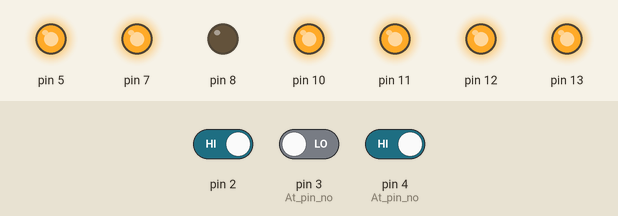
Bench run of a sketch on a simulated Arduino Uno, built with avr-gcc and run on an emulated ATmega328P. On the bench: output pins drawn as LEDs (lit = HIGH). The test bench sets the inputs (shaded band); at power-on: pin 2 HIGH, pin 4 (At_pin_no) HIGH, pin 3 (At_pin_no) LOW.

Above: at 1.2 s.
1.3 s: pin 2 driven LOW
At 2.5 s:
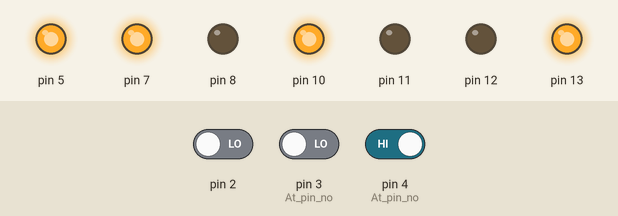
2.8 s: pin 4 (At_pin_no) driven LOW
At 3.9 s:
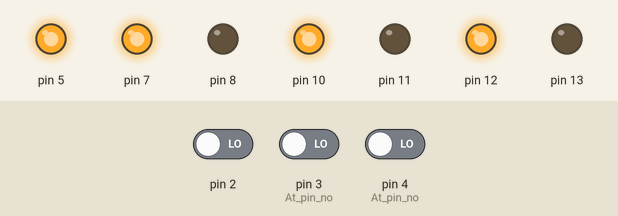
4.3 s: pin 3 (At_pin_no) driven HIGH
At 5.0 s:
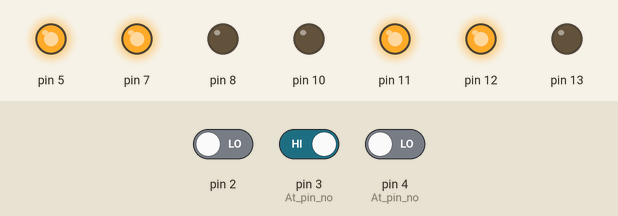
5.8 s: pin 3 (At_pin_no) driven LOW
At 6.2 s:
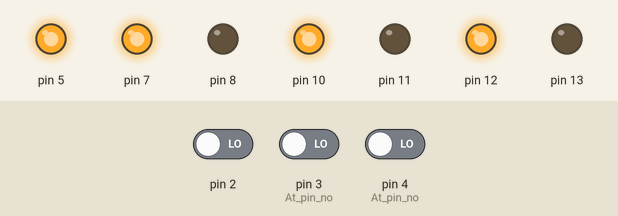
7.3 s: pin 2 driven HIGH
At 8.5 s:
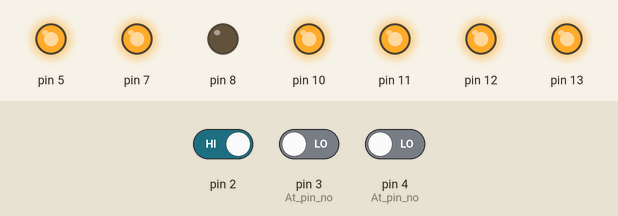
Timing chart, 0 to 9.8 s (numbered marks = the images above; inputs shaded):
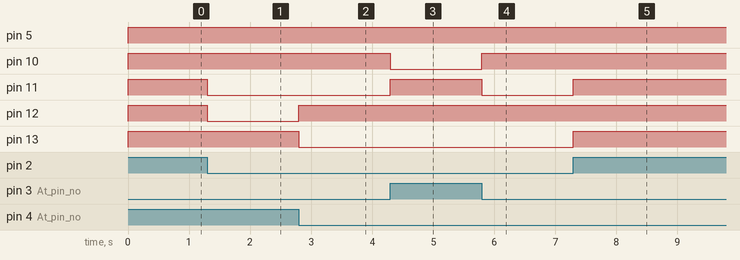

The sketch:

White_line_followerr.ino
```cpp
 /*Note:
 ** In this program the robot will follow a white surface.
1. DC Motors are Output devices.
2. Light sensors are input devices.
3. In this program you will need a black surface and on that black surface
you have to stick a white tape.
4. The robot sensors will detect black and white surface and then move accordingly following the white line.

Pin Connection:
1. Connect wires of pin no: 10,11 to M1-IN socket of Motor driver.
2. Connect wires of pin no: 12,13 to M2-IN socket of Motor driver.
3. Connect the left motor wires to M1-OUT socket.
4. Connect the right motor wires to M2-OUT socket.
*/

int l,r,o;                                   // initializing two variables l & r for storing inputs from Light sensors.
void setup()
{
  pinMode(5,OUTPUT);
  pinMode(10,OUTPUT);                     //10,11 for left motor
  pinMode(7,OUTPUT);
  pinMode(8,OUTPUT);                     //12,13 for right motor
  digitalWrite(7,HIGH);
    digitalWrite(8,LOW);
  pinMode(11,OUTPUT);
  pinMode(12,OUTPUT);                     //12,13 for right motor
  pinMode(13,OUTPUT);
  pinMode(4,INPUT);                       // At pin no:4 we will connect the right light sensor which will act as an input device
  pinMode(3,INPUT);                       // At pin no:3 we will connect the left light sensor which will act as input device.
}
void loop()
{
  r=digitalRead(4);                       // Reading the input of right sensor and storing the value in pin no:4 of Arduino
  l=digitalRead(3);                       // Reading the input of left sensor and storing the value in pin no:3 of Arduino
  o=digitalRead(2);

  if(r==LOW && l==LOW && o==LOW)                  // If both left & right sensor are on black surface
  {                                     // the left & right motor will go forward
    digitalWrite(10,HIGH);
    digitalWrite(11,LOW);
    digitalWrite(12,HIGH);
    digitalWrite(13,LOW);
  }
  else if(r==LOW && l==LOW && o==HIGH)                  // If both left & right sensor are on black surface
  {                                     // the left motor will go backward & right motor will go forward.
    digitalWrite(10,HIGH);
    digitalWrite(11,HIGH);
    digitalWrite(12,HIGH);
    digitalWrite(13,HIGH);
    digitalWrite(5,HIGH);
  }

  else if(l==HIGH && r==LOW && o==LOW)             // If left sensor is on white surface and right sensor is on black surface
  {                                      // the left motor will go forward & right motor will go backward
    digitalWrite(10,LOW);
    digitalWrite(11,HIGH);
    digitalWrite(12,HIGH);
    digitalWrite(13,LOW);
  }
  else if(l==HIGH && r==LOW && o==HIGH)             // If left sensor is on white surface and right sensor is on black surface
  {                                     // the left motor will go backward & right motor will go forward.
    digitalWrite(10,HIGH);
    digitalWrite(11,HIGH);
    digitalWrite(12,HIGH);
    digitalWrite(13,HIGH);
    digitalWrite(5,HIGH);
  }
  else if(l==LOW && r==HIGH && o==LOW)            // If left sensor is on white and right sensor is on black surface
  {                                     // the left motor will go backward & right motor will go forward.
    digitalWrite(10,HIGH);
    digitalWrite(11,LOW);
    digitalWrite(12,LOW);
    digitalWrite(13,HIGH);

   }

  else if(l==LOW && r==HIGH && o==HIGH)            // If left sensor is on white and right sensor is on black surface
  {                                     // the left motor will go backward & right motor will go forward.
    digitalWrite(10,HIGH);
    digitalWrite(11,HIGH);
    digitalWrite(12,HIGH);
    digitalWrite(13,HIGH);
    digitalWrite(5,HIGH);


   }

    else                           // the last condition is, if both left & right light sensor are on WHITE surface
  {                                // the left & right will stop.
    digitalWrite(10,HIGH);
    digitalWrite(11,HIGH);
    digitalWrite(12,HIGH);
    digitalWrite(13,HIGH);
    digitalWrite(5,HIGH);
   }
}
```

Measured:
- after the input at 1.3 s, pin 11, pin 12: HIGH → LOW at once
- after the input at 2.8 s, pin 12: LOW → HIGH at once; pin 13: HIGH → LOW at once
- after the input at 4.3 s, pin 10: HIGH → LOW at once; pin 11: LOW → HIGH at once
- after the input at 5.8 s, pin 10: LOW → HIGH at once; pin 11: HIGH → LOW at once
- after the input at 7.3 s, pin 11, pin 13: LOW → HIGH at once
